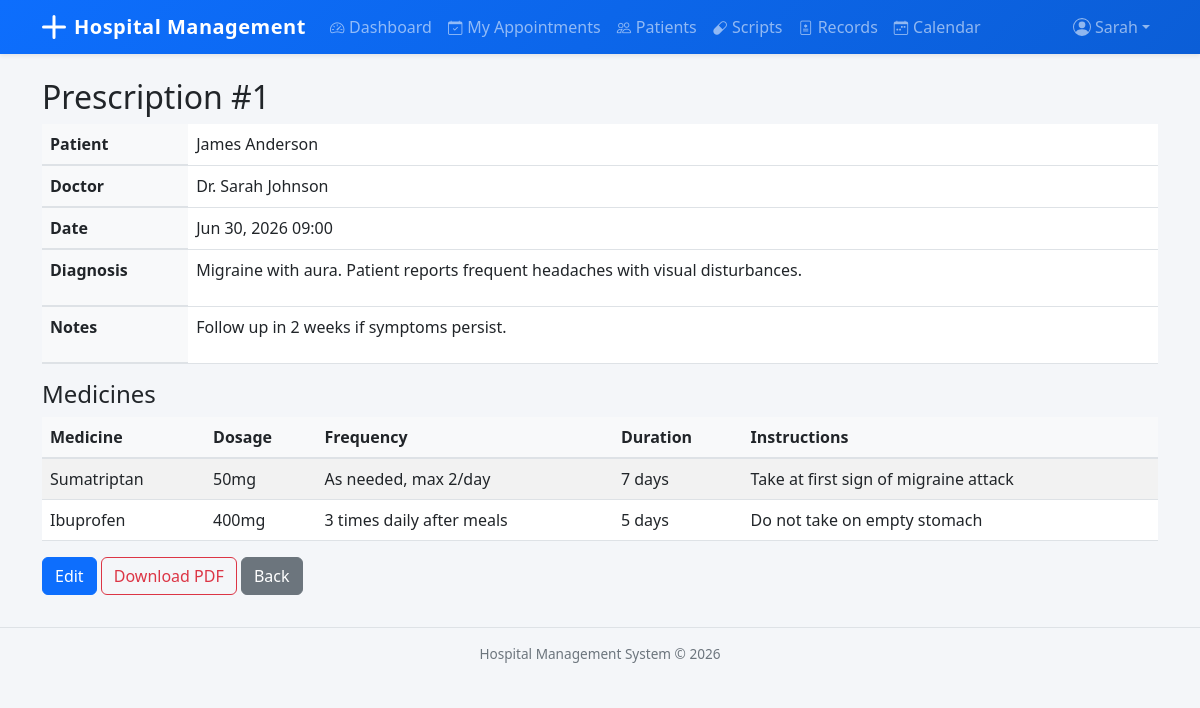
The app's page /records/prescriptions/1/ (signed in) with its own data.
### accounts/models.py (models this page shows, shortened)
class User(AbstractUser):
    class Role(models.TextChoices):
        ADMIN = 'Admin', 'Admin'
        DOCTOR = 'Doctor', 'Doctor'
        RECEPTIONIST = 'Receptionist', 'Receptionist'
    role = models.CharField(max_length=20, choices=Role.choices, default=Role.RECEPTIONIST)
    phone_number = models.CharField(max_length=15, blank=True)

### records/models.py (models this page shows, shortened)
class Prescription(models.Model):
    appointment = models.ForeignKey(
        'appointments.Appointment', on_delete=models.CASCADE, related_name='prescriptions'
    )
    patient = models.ForeignKey(
        'patients.Patient', on_delete=models.CASCADE, related_name='prescriptions'
    )
    doctor = models.ForeignKey(
        'doctors.Doctor', on_delete=models.SET_NULL, null=True, related_name='prescriptions'
    )
    date_prescribed = models.DateTimeField(auto_now_add=True)
    diagnosis = models.TextField()
    notes = models.TextField(blank=True)

class PrescriptionItem(models.Model):
    prescription = models.ForeignKey(
        Prescription, on_delete=models.CASCADE, related_name='items'
    )
    medicine_name = models.CharField(max_length=200)
    dosage = models.CharField(max_length=100)
    frequency = models.CharField(max_length=100)
    duration = models.CharField(max_length=100)
    instructions = models.TextField(blank=True)

### patients/models.py (models this page shows)
class Patient(models.Model):
    class Gender(models.TextChoices):
        MALE = 'Male', 'Male'
        FEMALE = 'Female', 'Female'
        OTHER = 'Other', 'Other'
    class BloodGroup(models.TextChoices):
        A_POS = 'A+', 'A+'
        A_NEG = 'A-', 'A-'
        B_POS = 'B+', 'B+'
        B_NEG = 'B-', 'B-'
        AB_POS = 'AB+', 'AB+'
        AB_NEG = 'AB-', 'AB-'
        O_POS = 'O+', 'O+'
        O_NEG = 'O-', 'O-'
    first_name = models.CharField(max_length=50)
    last_name = models.CharField(max_length=50)
    date_of_birth = models.DateField()
    gender = models.CharField(max_length=10, choices=Gender.choices)
    blood_group = models.CharField(max_length=5, choices=BloodGroup.choices, blank=True)
    phone_number = models.CharField(max_length=15)
    email = models.EmailField(blank=True)
    address = models.TextField(blank=True)
    emergency_contact_name = models.CharField(max_length=100, blank=True)
    emergency_contact_phone = models.CharField(max_length=15, blank=True)
    registered_date = models.DateTimeField(auto_now_add=True)
    class Meta:
        ordering = ['first_name', 'last_name']
    def __str__(self):
        return f"{self.first_name} {self.last_name}"

### doctors/models.py (models this page shows)
class Doctor(models.Model):
    user = models.OneToOneField(settings.AUTH_USER_MODEL, on_delete=models.CASCADE)
    department = models.ForeignKey(
        'departments.Department', on_delete=models.SET_NULL,
        null=True, blank=True, related_name='doctors'
    )
    specialization = models.CharField(max_length=100)
    qualification = models.CharField(max_length=200)
    experience_years = models.PositiveIntegerField(default=0)
    consultation_fee = models.DecimalField(max_digits=10, decimal_places=2, default=0)
    available_days = models.CharField(
        max_length=100,
        help_text="Comma-separated days (e.g., Monday,Tuesday,Wednesday)"
    )
    available_time_start = models.TimeField(null=True, blank=True)
    available_time_end = models.TimeField(null=True, blank=True)
    is_active = models.BooleanField(default=True)
    class Meta:
        ordering = ['id']
    def __str__(self):
        return f"Dr. {self.user.get_full_name() or self.user.username}"

### records/views.py (the view)
# urls.py: path('prescriptions/<int:pk>/', views.PrescriptionDetailView.as_view(), name='prescription_detail'),
class PrescriptionDetailView(LoginRequiredMixin, DetailView):
    model = Prescription
    template_name = 'records/prescription_detail.html'
    context_object_name = 'prescription'

### templates/records/prescription_detail.html (shortened to what this page needs)
{% extends 'base.html' %}
{% block content %}
<h2>Prescription #{{ prescription.id }}</h2>
<table class="table">
    <tr><th>Patient</th><td>{{ prescription.patient }}</td></tr>
    <tr><th>Doctor</th><td>{{ prescription.doctor }}</td></tr>
    <tr><th>Date</th><td>{{ prescription.date_prescribed|date:"M d, Y H:i" }}</td></tr>
    <tr><th>Diagnosis</th><td>{{ prescription.diagnosis|linebreaks }}</td></tr>
    {% if prescription.notes %}<tr><th>Notes</th><td>{{ prescription.notes|linebreaks }}</td></tr>{% endif %}
</table>
<h4>Medicines</h4>
<table class="table table-striped">
    <thead><tr><th>Medicine</th><th>Dosage</th><th>Frequency</th><th>Duration</th><th>Instructions</th></tr></thead>
    <tbody>
    {% for item in prescription.items.all %}
    <tr>
        <td>{{ item.medicine_name }}</td>
        <td>{{ item.dosage }}</td>
        <td>{{ item.frequency }}</td>
        <td>{{ item.duration }}</td>
        <td>{{ item.instructions|default:"—" }}</td>
    </tr>
    {% empty %}
    <tr><td colspan="5" class="text-muted">No medicine items.</td></tr>
    {% endfor %}
    </tbody>
</table>
<div class="mt-3">
    {% if user.role == 'Doctor' %}
    <a href="{% url 'prescription_update' prescription.pk %}" class="btn btn-primary">Edit</a>
    {% endif %}
    <a href="{% url 'prescription_pdf' prescription.pk %}" class="btn btn-outline-danger">
        Download PDF
    </a>
    <a href="{% url 'prescription_list' %}" class="btn btn-secondary">Back</a>
</div>
{% endblock %}

### templates/base.html (shortened to what this page needs)
<!DOCTYPE html>
<html lang="en">
<head>
    <link href="https://cdn.jsdelivr.net/npm/bootstrap@5.3.0/dist/css/bootstrap.min.css" rel="stylesheet">
    <link rel="stylesheet" href="https://cdn.jsdelivr.net/npm/bootstrap-icons@1.11.3/font/bootstrap-icons.min.css">
</head>
<body>
    <nav class="navbar navbar-expand-lg navbar-dark bg-primary shadow-sm">
        <div class="container">
            <a class="navbar-brand d-flex align-items-center" href="{% url 'dashboard_redirect' %}">
                <svg xmlns="http://www.w3.org/2000/svg" width="24" height="24" fill="currentColor" class="me-2" viewBox="0 0 16 16">
                    <path d="M8 0a1 1 0 0 1 1 1v6h6a1 1 0 1 1 0 2H9v6a1 1 0 1 1-2 0V9H1a1 1 0 0 1 0-2h6V1a1 1 0 0 1 1-1z"/>
                </svg>
                <span class="d-none d-sm-inline">Hospital Management</span><span class="d-sm-none">HMS</span>
            </a>
            <div class="collapse navbar-collapse" id="navbarNav">
                {% if user.is_authenticated %}
                <ul class="navbar-nav me-auto">
                    {% if user.role == 'Admin' %}
                    <li class="nav-item"><a class="nav-link{% if request.resolver_match.url_name == 'admin_dashboard' %} active{% endif %}" href="{% url 'admin_dashboard' %}"><i class="bi bi-speedometer2 nav-icon"></i>Dashboard</a></li>
                    <li class="nav-item"><a class="nav-link{% if request.resolver_match.url_name == 'department_list' %} active{% endif %}" href="{% url 'department_list' %}"><i class="bi bi-building nav-icon"></i>Departments</a></li>
                    <li class="nav-item"><a class="nav-link{% if 'doctor' in request.resolver_match.url_name %} active{% endif %}" href="{% url 'doctor_list' %}"><i class="bi bi-person-badge nav-icon"></i>Doctors</a></li>
                    <li class="nav-item"><a class="nav-link{% if 'patient' in request.resolver_match.url_name %} active{% endif %}" href="{% url 'patient_list' %}"><i class="bi bi-people nav-icon"></i>Patients</a></li>
                    <li class="nav-item"><a class="nav-link{% if 'appointment' in request.resolver_match.url_name %} active{% endif %}" href="{% url 'appointment_list' %}"><i class="bi bi-calendar-check nav-icon"></i>Appointments</a></li>
                    <li class="nav-item"><a class="nav-link{% if 'prescription' in request.resolver_match.url_name %} active{% endif %}" href="{% url 'prescription_list' %}"><i class="bi bi-capsule nav-icon"></i>Prescriptions</a></li>
                    <li class="nav-item"><a class="nav-link{% if 'record' in request.resolver_match.url_name %} active{% endif %}" href="{% url 'medical_record_list' %}"><i class="bi bi-file-medical nav-icon"></i>Records</a></li>
                    <li class="nav-item"><a class="nav-link{% if 'report' in request.resolver_match.url_name %} active{% endif %}" href="{% url 'patient_report' %}"><i class="bi bi-graph-up nav-icon"></i>Reports</a></li>
                    <li class="nav-item"><a class="nav-link{% if 'calendar' in request.resolver_match.url_name %} active{% endif %}" href="{% url 'doctor_calendar' %}"><i class="bi bi-calendar-week nav-icon"></i>Calendar</a></li>
                    {% elif user.role == 'Doctor' %}
                    <li class="nav-item"><a class="nav-link{% if request.resolver_match.url_name == 'doctor_dashboard' %} active{% endif %}" href="{% url 'doctor_dashboard' %}"><i class="bi bi-speedometer2 nav-icon"></i>Dashboard</a></li>
                    <li class="nav-item"><a class="nav-link" href="{% url 'doctor_appointments' %}"><i class="bi bi-calendar-check nav-icon"></i>My Appointments</a></li>
                    <li class="nav-item"><a class="nav-link{% if 'patient' in request.resolver_match.url_name %} active{% endif %}" href="{% url 'patient_list' %}"><i class="bi bi-people nav-icon"></i>Patients</a></li>
                    <li class="nav-item"><a class="nav-link{% if request.resolver_match.url_name == 'doctor_prescriptions' %} active{% endif %}" href="{% url 'doctor_prescriptions' %}"><i class="bi bi-capsule nav-icon"></i>Scripts</a></li>
                    <li class="nav-item"><a class="nav-link" href="{% url 'doctor_medical_records' %}"><i class="bi bi-file-medical nav-icon"></i>Records</a></li>
                    <li class="nav-item"><a class="nav-link{% if 'calendar' in request.resolver_match.url_name %} active{% endif %}" href="{% url 'doctor_calendar' %}"><i class="bi bi-calendar-week nav-icon"></i>Calendar</a></li>
                    {% endif %}
                </ul>
                <ul class="navbar-nav">
                    <li class="nav-item dropdown">
                        <a class="nav-link dropdown-toggle d-flex align-items-center" href="#" role="button" data-bs-toggle="dropdown">
                            <span class="d-none d-md-inline">{{ user.get_short_name|default:user.username }}</span>
                        </a>
                    </li>
                </ul>
                {% endif %}
            </div>
        </div>
    </nav>
    <div class="container mt-4">
        {% block content %}{% endblock %}
    </div>
    <footer class="footer text-center">
        <div class="container">
            Hospital Management System &copy; {% now "Y" %}
        </div>
    </footer>
</body>
</html>

### templates/base.html (style rules this page uses)
body { background-color: #f4f6f9; }
.navbar { padding-top: 0; padding-bottom: 0; background: linear-gradient(135deg, #0d6efd 0%, #0b5ed7 100%); }
.navbar-brand { font-weight: 700; letter-spacing: 0.5px; padding-top: 0.75rem; padding-bottom: 0.75rem; }
.navbar .nav-link { padding-top: 0.75rem; padding-bottom: 0.75rem; position: relative; transition: background-color 0.15s; }
.table th { background-color: #f8f9fa; border-bottom-width: 2px; }
.footer { font-size: 0.85rem; color: #6c757d; border-top: 1px solid #dee2e6; padding: 1rem 0; margin-top: 2rem; }
.nav-icon { margin-right: 0.3rem; font-size: 0.9rem; }

### records on screen
User: get_short_name "Sarah"
Prescription: id "1", patient "James Anderson", doctor "Dr. Sarah Johnson", date_prescribed "Jun 30, 2026 09:00", diagnosis "Migraine with aura. Patient reports frequent headaches with visual disturbances.", notes "Follow up in 2 weeks if symptoms persist."
PrescriptionItem: medicine_name "Sumatriptan", dosage "50mg", frequency "As needed, max 2/day", duration "7 days", instructions "Take at first sign of migraine attack"
PrescriptionItem: medicine_name "Ibuprofen", dosage "400mg", frequency "3 times daily after meals", duration "5 days", instructions "Do not take on empty stomach"
